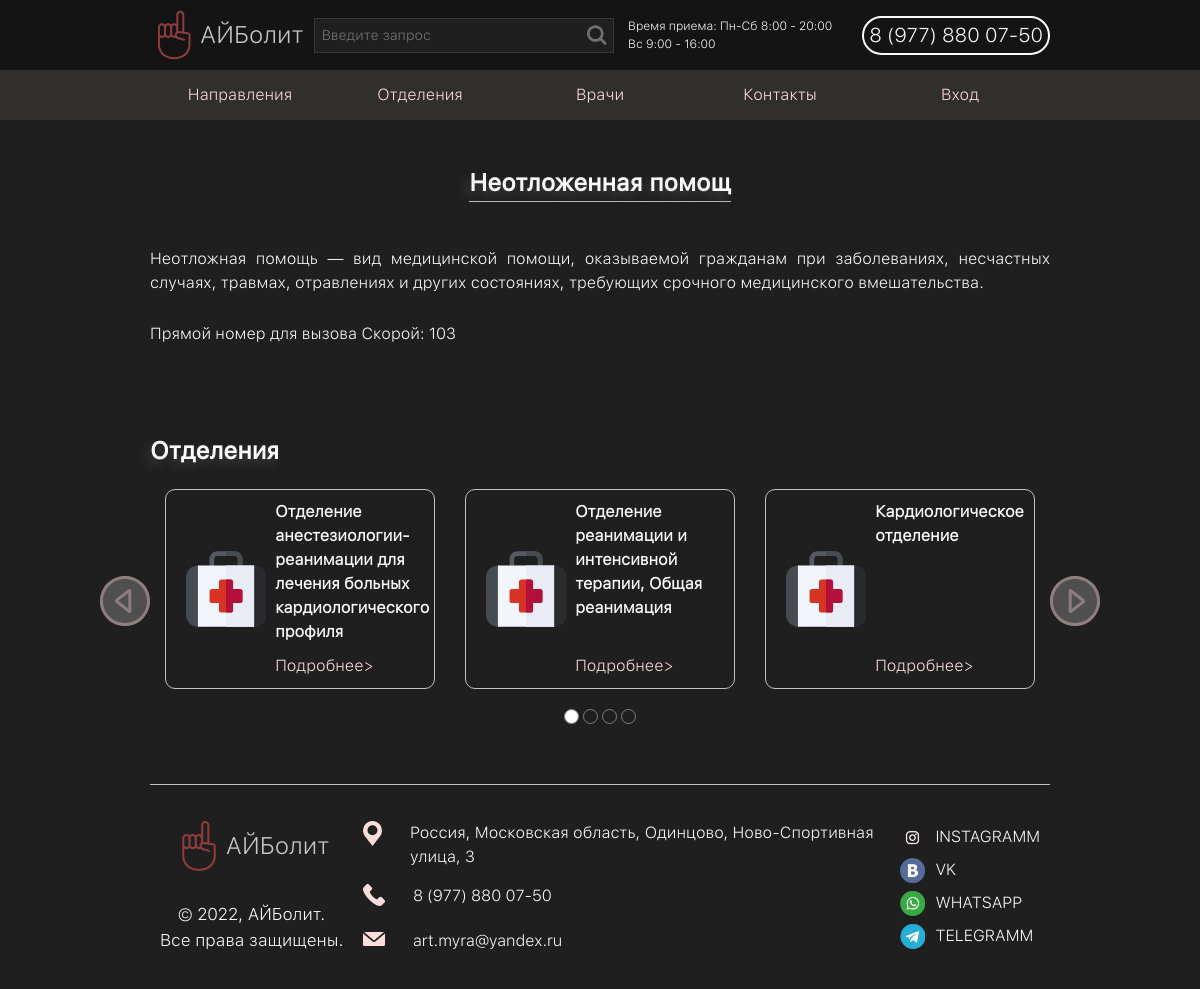
/directions/1, run on the app's committed database.
### tables this page shows
CREATE TABLE `departments` (
  `id` int NOT NULL,
  `name` varchar(100) NOT NULL,
  `department_head` smallint NOT NULL,
  `short_description` text NOT NULL,
  `description` text NOT NULL
);

### config/routes.php (called while the page is built)
<?php
    return [
        "contacts" => "contacts/index",
        "doctors" => "doctors/index",
        "doctors/(\d+)" => "doctors/single/$1",
        "departments" => "departments/index",
        "departments/(\d+)" => "departments/single/$1",
        "directions" => "directions/index",
        "directions/(\d+)" => "directions/single/$1",
        "appointment/register" => "appointments/redirect",
        "user/register" => "user/register",
        "user/auth" => "user/auth",
        "user/logout" => "user/logout",
        "appointment" => "appointments/appointmentlist",
        "user/api" => "user/api"
    ]
?>

### index.php (called while the page is built, shortened)
<?php
    require_once 'components/Router.php';
    $router = new Router();
    $router->run();
?>

### models/directions.php (called while the page is built, shortened)
<?php
    class modelDirections{
        private $Connect_db = null;
        public function __construct(){
            require_once 'models/DB.php';
            $this->Connect_db = new Connect_db();
        }
        public function get_direction($id){
            $this->Connect_db->Connect();
            $data = $this->Connect_db->query("SELECT `name`,`description`,`departments` FROM `directions` WHERE `id` = $id");
            $data = $data[0];
            $this->Connect_db->Close_Connect();
            $data['description'] = (array)json_decode($data['description']);
            return $data;
        }
    }
?>

### models/DB.php (called while the page is built, shortened)
<?php
    class Connect_db{
        private $MySql = false;
        public function Connect(){
            $this->MySql = new Mysqli('127.0.0.1', 'mysql', '', 'aibolit');
            $this->MySql->set_charset('utf8');
            return $this->MySql;
        }
        public function Close_Connect(){
            return true;
        }
        public function query($String_query, $type = null){
            $data = $this->MySql->query($String_query);
            if($this->MySql != false){
                if($type == null)
                    return $this->Sort_Result($data);
                else
                    return $this->Sort_Result($data, $type);
            }else{
                return 'Connection error!';
            }
        }
        private function Sort_Result($data, $type = 'associative'){
            $result = array();
            if($type == 'associative')
                while(($row = $data->fetch_assoc()) != false)
                    $result[] = $row;
            else if($type == 'indexed')
                while(($row = $data->fetch_row()) != false)
                    $result[] = $row;
            return $result;
        }
    }
?>

### models/departments.php (called while the page is built, shortened)
<?php
    class modelDepartments{
        private $Connect_db = false;
        public function __construct(){
            require_once 'models/DB.php';
            $this->Connect_db = new Connect_db();
        }
        public function get_list_byid($id){
            $this->Connect_db->Connect();
            $data = $this->Connect_db->query("SELECT `id`, `name` FROM `departments` WHERE `id` IN ($id)");
            $this->Connect_db->Close_Connect();
            return $data;
        }
    }
?>

### views/directions/single.php (the view, shortened to what this page needs)
<!DOCTYPE html>
<html lang="en">
<head>
    <link rel="stylesheet" href="/css/base.css">
    <link rel="stylesheet" href="/css/reset.css">
    <link rel="stylesheet" href="/css/directions.css">
    <link rel="stylesheet" href="/css/slider.css">
</head>
<body>
    <?php require_once 'views/layouts/header.php' ?>
    <div class="content">
        <section class="section-direction">
            <div class="wrap wrap_column">
                <div class="header_block"><h1><?=$directionData['name']?></h1></div>
                <div class="section-direction_description-block">
                    <?php foreach($directionData['description'] as $item)
                        if(!is_array($item[1]))
                            echo "<$item[0]>".$item[1]."</$item[0]>";
                        else{
                            if($item[0] == 'ul' || $item[0] == 'ol'){
                                echo "<$item[0]>";
                                foreach($item[1] as $subitem){
                                    echo "<li>$subitem</li>";
                                }
                                echo "</$item[0]>";
                            }else
                                foreach($item[1] as $subitem)
                                    echo "<$item[0]>$subitem</$item[0]>";
                        }
                    ?>
                </div>
            </div>
        </section>
        <?php if($directionData['departments'] != null):?>
        <section class="section-department-slider">
           <div class="wrap wrap_column">
                <div class="header_block"><h1>Отделения</h1></div>
                <div class="section-department-slider_items">
                    <?php foreach($directionData['departments'] as $item):?>
                    <div class="slider_wrap">
                        <div class="item">
                            <div class="item_image-block"><img src="../image/directions/departments_logo.svg" alt="department" class="item_image-block_picture"></div>
                            <div class="item_desc-block">
                                <h4 class="item_desc-block_header"><?=$item['name']?></h4>
                                <a href="/departments/<?=$item['id']?>" class="item_desc-block_link">Подробнее</a>
                            </div>
                        </div>
                    </div>
                    <?php endforeach;?>
                </div>
           </div>
        </section>
        <?php endif;?>
    </div>
    <?php require_once 'views/layouts/footer.php' ?>
</body>
</html>

### components/Router.php (shortened to what this page needs)
<?php
    class Router{
        private $routes;
        public function __construct(){
            $this->routes = require_once 'config/routes.php';
        }
        public function run(){
            $uri = $this->Get_URI();
            foreach($this->routes as $uri_pattern => $path){
                if(preg_match("~^$uri_pattern$~", $uri)){
                    $path_array = explode("/", $path);
                    $ControllerName = ucfirst($path_array[0]);
                    $ActionName = ucfirst($path_array[1]);
                    $parameters = explode("/", preg_replace("~$uri_pattern~", $path, $uri));
                    unset($parameters[0], $parameters[1]);
                    $this->Drawing($ControllerName, $ActionName, $parameters);
                    exit;
                }
            }
        }
        private function Get_URI(){
            if(!empty($uri = $_SERVER['REQUEST_URI']))
            {
                $uri = str_replace($_SERVER['CONTEXT_PREFIX'], '', $uri);
                $uri = trim($uri, '/');
                return $uri;
            }
        }
        private function Drawing($ControllerName, $ActionName, array $parameters = Array()){
            $controllerObj = new $ControllerName();
            call_user_func_array([$controllerObj, 'action'.$ActionName], $parameters);
        }
    }
?>

### css/base.css (style rules this page uses)
* { font-family: 'San Francisco Text Light'; }
body { background-color: #1f1f1f; display: flex; flex-direction: column; }
body > .content { flex: 1 1 auto; }
.wrap { display: flex; width: 75%; margin: 0 auto; justify-content: center; }
.wrap_column { flex-direction: column; }
.header_block { display: flex; justify-content: center; margin: 5% 0; }
.header_block > h1 { font-family: 'San Francisco Text Regular'; text-shadow: -5px 5px 10px #414040; color: #fafafa; text-align: center; font-size: 24px; border-bottom: 1px solid silver; }

### css/directions.css (style rules this page uses)
.section-department-slider .header_block { justify-content: flex-start; margin: 0 0 10px; }
.section-department-slider .header_block h1 { border: none; }
.section-department-slider_items .item { display: flex; color: #fafafa; border: 1px solid silver; border-radius: 10px; padding: 10px; user-select: none; }
.section-department-slider_items .item_image-block { display: flex; flex: 0 0 40%; }
.section-department-slider_items .item_image-block_picture { width: 80px; height: auto; margin: 0 auto; }
.section-department-slider_items .item_desc-block { display: flex; flex-direction: column; }
.section-department-slider_items .item_desc-block_header { flex: 1 0 auto; }
.section-department-slider_items .item_desc-block_link { color: #fddcdc; text-decoration: none; margin-top: 10px; }
.section-department-slider_items .item_desc-block_link::after { content: ">"; transition: margin .2s linear; }
.section-direction { margin-bottom: 5%; }
.section-direction_description-block { width: 100%; text-align: justify; color: #fafafa; }
.section-direction_description-block p { margin-bottom: 27px; }

### css/slider.css (style rules this page uses)
.slick-slider { position: relative; }
.slick-slider .slick-list .slick-track .slick-slide { display: flex; justify-content: center; outline: none; }
.slick-slider .slick-list .slick-track .slick-slide .item { cursor: default; transition: .5s; width: 90%; margin: 10px 0; }

### data on the page
departments: name "Отделение анестезиологии-реанимации для лечения больных кардиологического профиля"
departments: name "Отделение реанимации и интенсивной терапии, Общая реанимация"
departments: name "Кардиологическое отделение"

### other printed values
$HeaderData['Site_info']['site_name'] "АЙБолит"
$itemList['name'] "Направления"
$itemList['name'] "Отделения"
$itemList['name'] "Врачи"
$itemList['name'] "Контакты"
$directionData['name'] "Неотложенная помощ"
$subitem "Неотложная помощь — вид медицинской помощи, оказываемой гражданам при заболеваниях, несчастных случаях, травмах, отравлениях и других состояниях, требующих срочного медицинского вмешательства."
$subitem "Прямой номер для вызова Скорой: 103"
$FooterData['Site_info']['site_name'] "АЙБолит"
$FooterData['Site_info']['our_address'] "Россия, Московская область, Одинцово, Ново-Спортивная улица, 3"
$FooterData['Site_info']['our_mail'] "art.myra@yandex.ru"
$social_class "INSTAGRAMM"
$social_class "VK"
$social_class "WHATSAPP"
$social_class "TELEGRAMM"
